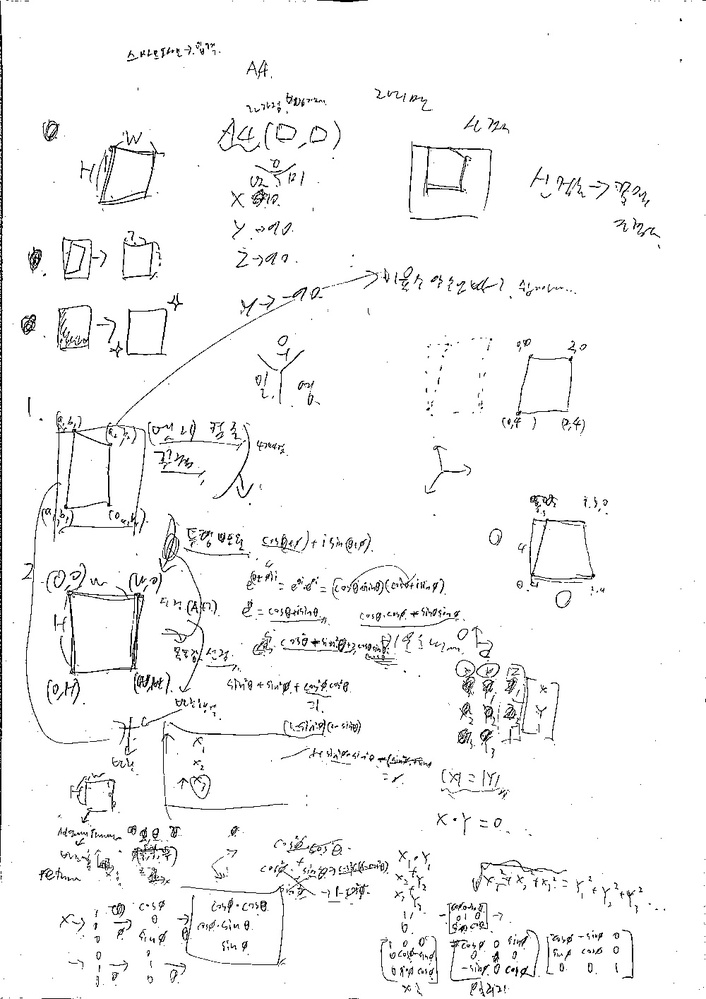
#> input picture my_playground/make_docu/new_docu.jpg, 706 x 999 px, shrunk from 1000 x 1414 before the run, found by its file name
$ jupyter execute playground1.ipynb
#> lines starting #> are read from the running program, lines starting #| are printed output that depends on the picture
[cell 1]
import cv2
from PIL import Image
import numpy as np

import matplotlib.pyplot as plt

[cell 2]
path = '/home/kim/rokey/ragular_cours/AI-course/my_playground/make_docu/new_docu.jpg'
img = cv2.imread(path)
#> img is the input picture: shape (999, 706, 3); min 0, max 255, mean 245.4

[cell 3]
type(img)

[cell 4]
img_pil = Image.open(path).convert("RGB") # convert를 붙이지 않으면 원본 포멧에 맞게 열게 되는데, png의 경우 원본 이미지가 투명도 채널(4채널)을 가지는 경우가 있기 때문에
# convert를 붙이는 게 안전하고 일반적이다.

[cell 5]
type(img_pil)

[cell 6]
arr_img = np.array(img_pil)

[cell 7]
arr_img.shape
#> Out = (999, 706, 3)

[cell 8]
img.shape
#> Out = (999, 706, 3)

[cell 9]
rgb_img = cv2.cvtColor(img,cv2.COLOR_BGR2RGB)

[cell 10]
((arr_img == rgb_img)-1).sum()
#> Out = 0

[cell 11]
arr_img.max()
#> Out = 255

[cell 12]
img.ravel().shape
img.ravel()[:10]
#> Out = [203, 203, 203, 255, 255, 255, 252, 252, 252, 252]

[cell 13]
plt.hist(img.ravel(),256)
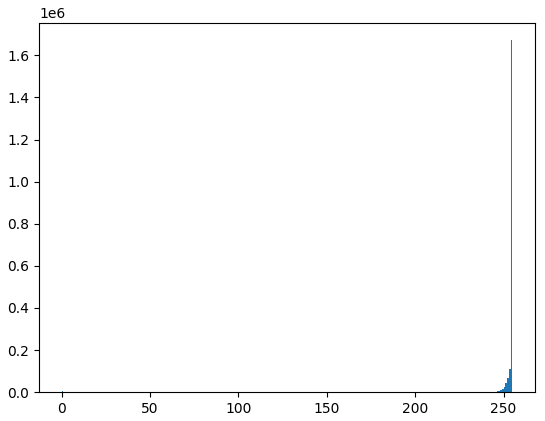
#> figure drawn by matplotlib, 1 panel; tallest bar 1671597 high, from x = 254 to 255


$ run again, with my_playground/make_docu/docu1.jpg copied over my_playground/make_docu/new_docu.jpg
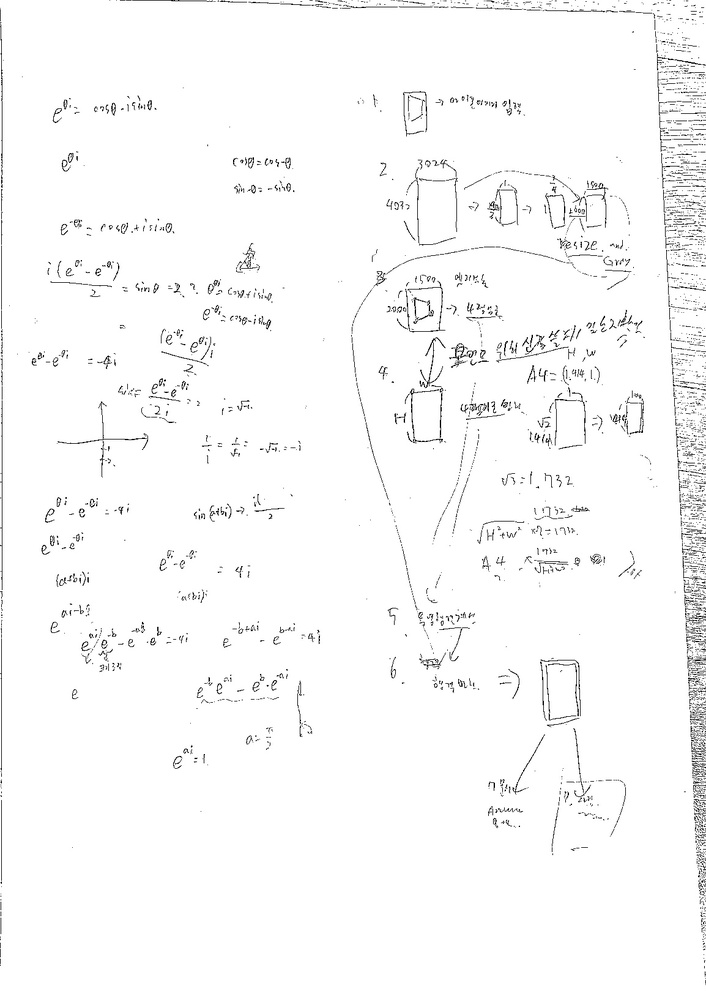
#> input picture my_playground/make_docu/docu1.jpg, 706 x 999 px, shrunk from 1154 x 1632 before the run, found by its file name
#> img is the input picture: shape (999, 706, 3); min 0, max 255, mean 249.3
#> `((arr_img == rgb_img)-1).sum()`: Out = 0
#> `arr_img.max()`: Out = 255
#> `img.ravel()[:10]`: Out = [255, 255, 255, 255, 255, 255, 255, 255, 255, 255]
#> `[cell 13] plt.hist(img.ravel(),256)`:
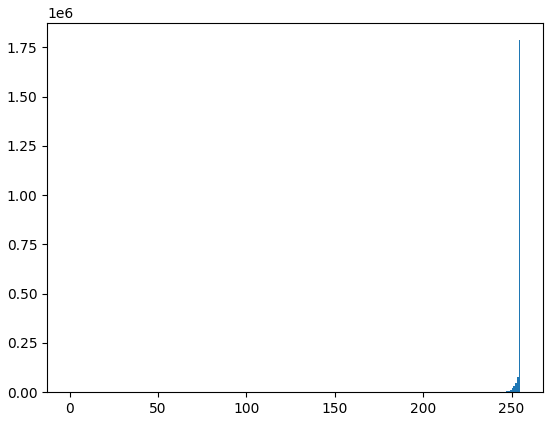
#> figure drawn by matplotlib, 1 panel; tallest bar 1787046 high, from x = 254 to 255
